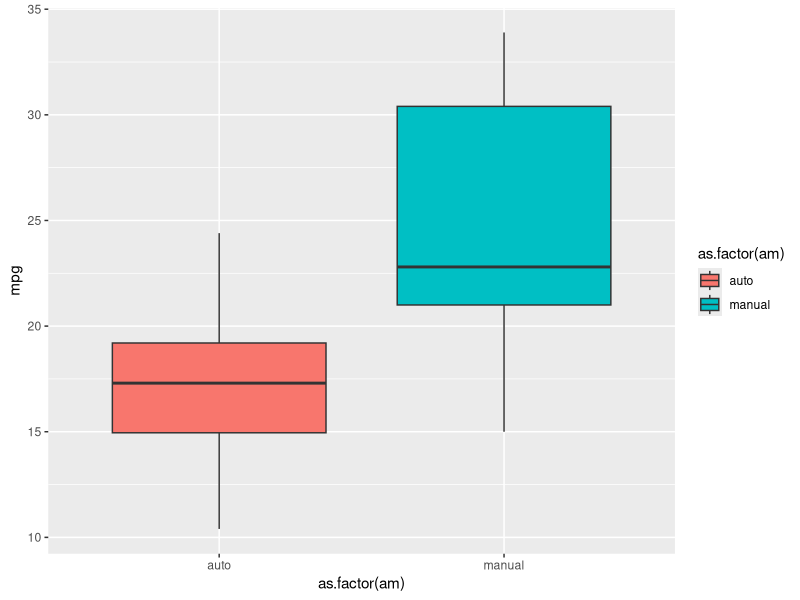
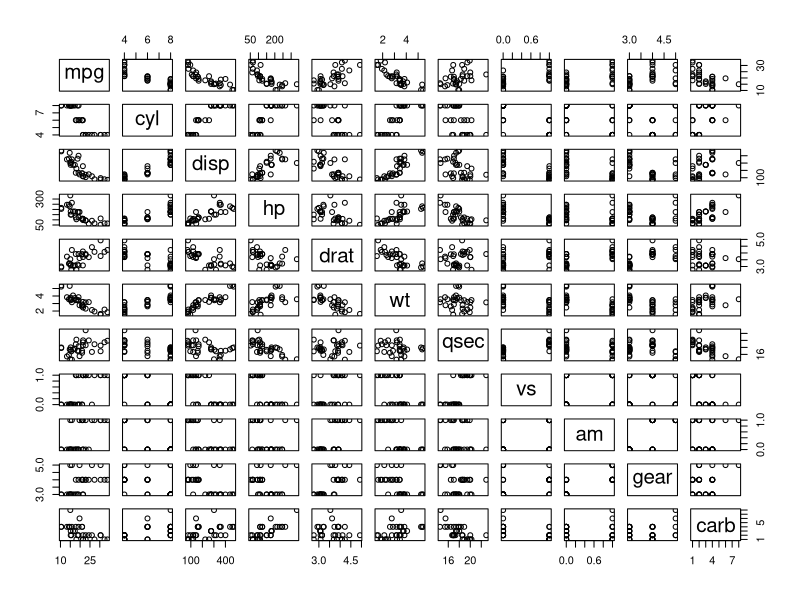
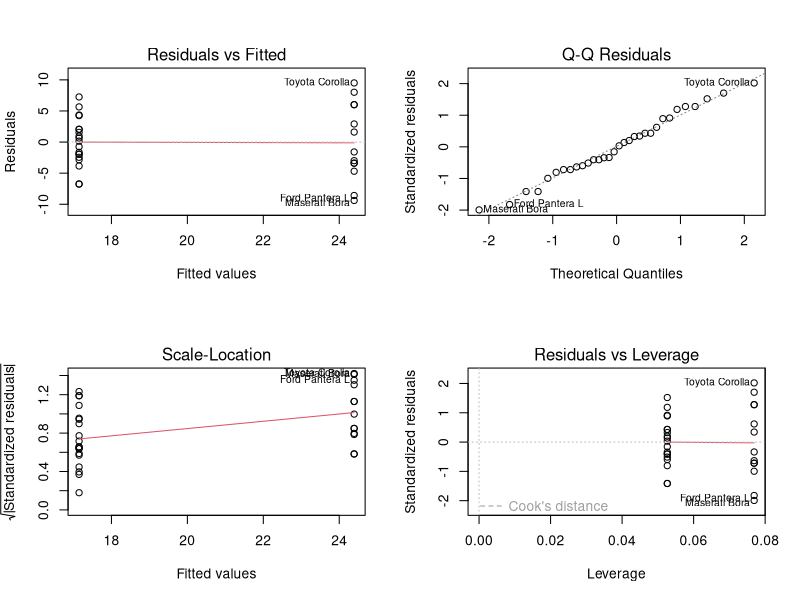
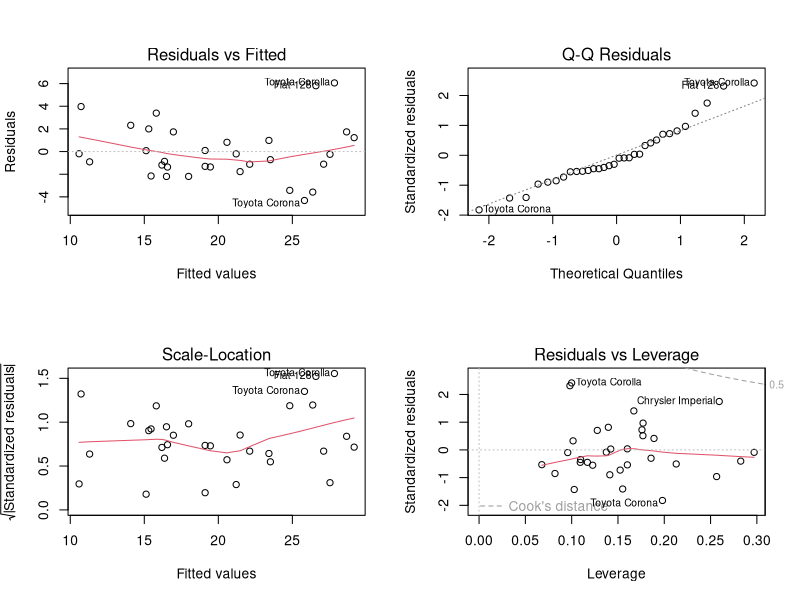

Reproduce these figures in R, in order.
## ---- chunk 1
knitr::opts_chunk$set(echo = TRUE,fig.width=3, fig.height=2) 
## ---- chunk 2
data("mtcars")
carsdata=mtcars
#assign character values to am column so it doesn't affect the regression models and be more readable
carsdata$am<-ifelse(mtcars$am==1,"manual","auto")
carsdata$gear<-as.factor(carsdata$gear)
carsdata$cyl<-as.factor(carsdata$cyl)
## ---- chunk 3
t.test(mpg~am,data = carsdata)
## ---- chunk 4
amModel<-lm(mpg~ am,data=carsdata)
summary(amModel)
## ---- chunk 5
wtModel<-lm(mpg~am+wt,data = carsdata)
allCorModel<-lm(mpg~ am+cyl+disp+wt,data=mtcars)
allVarModel<-lm(mpg~ .,data=mtcars)
anova(amModel,wtModel,allCorModel,allVarModel)
## ---- chunk 6
library(ggplot2)
ggplot(data = carsdata,aes(x=as.factor(am),y=mpg,fill=as.factor(am)))+geom_boxplot()
## ---- chunk 7
pairs(mtcars)
## ---- chunk 8
cor(mtcars$mpg,mtcars)
## ---- chunk 9
par(mfrow=c(2,2))
plot(amModel)
## ---- chunk 10
par(mfrow=c(2,2))
plot(allCorModel)
